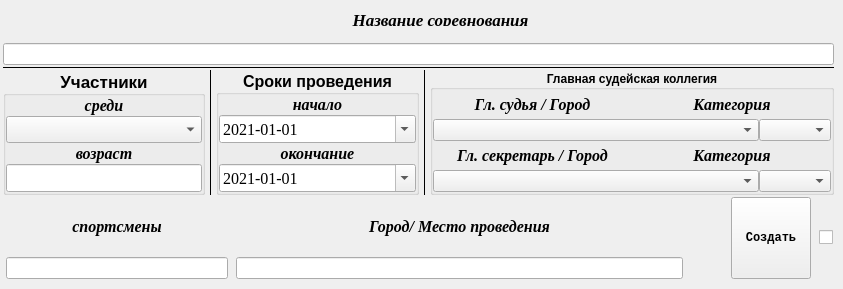
    <widget class="QWidget" name="tab">
     <attribute name="title">
      <string>Титул</string>
     </attribute>
     <widget class="QLabel" name="label_nazvanie">
      <property name="geometry">
       <rect>
        <x>320</x>
        <y>10</y>
        <width>241</width>
        <height>16</height>
       </rect>
      </property>
      <property name="sizePolicy">
       <sizepolicy hsizetype="Expanding" vsizetype="Preferred">
        <horstretch>0</horstretch>
        <verstretch>0</verstretch>
       </sizepolicy>
      </property>
      <property name="font">
       <font>
        <family>Times New Roman</family>
        <pointsize>13</pointsize>
        <weight>75</weight>
        <italic>true</italic>
        <bold>true</bold>
       </font>
      </property>
      <property name="text">
       <string>&lt;html&gt;&lt;head/&gt;&lt;body&gt;&lt;p&gt;Название соревнования&lt;/p&gt;&lt;/body&gt;&lt;/html&gt;</string>
      </property>
      <property name="alignment">
       <set>Qt::AlignCenter</set>
      </property>
     </widget>
     <widget class="QWidget" name="layoutWidget">
      <property name="geometry">
       <rect>
        <x>3</x>
        <y>43</y>
        <width>831</width>
        <height>237</height>
       </rect>
      </property>
      <layout class="QGridLayout" name="gridLayout_2">
       <property name="spacing">
        <number>1</number>
       </property>
       <item row="0" column="0">
        <layout class="QGridLayout" name="gridLayout_5" columnstretch="0">
         <property name="horizontalSpacing">
          <number>24</number>
         </property>
         <property name="verticalSpacing">
          <number>1</number>
         </property>
         <item row="0" column="0">
          <widget class="QLineEdit" name="lineEdit_title_nazvanie">
           <property name="font">
            <font>
             <weight>75</weight>
             <bold>true</bold>
            </font>
           </property>
           <property name="layoutDirection">
            <enum>Qt::LeftToRight</enum>
           </property>
          </widget>
         </item>
         <item row="1" column="0">
          <widget class="Line" name="line_16">
           <property name="frameShadow">
            <enum>QFrame::Plain</enum>
           </property>
           <property name="orientation">
            <enum>Qt::Horizontal</enum>
           </property>
          </widget>
         </item>
        </layout>
       </item>
       <item row="1" column="0">
        <layout class="QHBoxLayout" name="horizontalLayout_5" stretch="1,0,1,0,2">
         <property name="spacing">
          <number>4</number>
         </property>
         <property name="leftMargin">
          <number>0</number>
         </property>
         <item>
          <widget class="QGroupBox" name="groupBox_8">
           <property name="font">
            <font>
             <pointsize>13</pointsize>
             <weight>75</weight>
             <bold>true</bold>
            </font>
           </property>
           <property name="title">
            <string>Участники</string>
           </property>
           <property name="alignment">
            <set>Qt::AlignCenter</set>
           </property>
           <layout class="QVBoxLayout" name="verticalLayout_46">
            <property name="spacing">
             <number>1</number>
            </property>
            <property name="leftMargin">
             <number>0</number>
            </property>
            <property name="topMargin">
             <number>0</number>
            </property>
            <property name="rightMargin">
             <number>0</number>
            </property>
            <property name="bottomMargin">
             <number>0</number>
            </property>
            <item>
             <layout class="QVBoxLayout" name="verticalLayout_48">
              <property name="spacing">
               <number>1</number>
              </property>
              <item>
               <layout class="QVBoxLayout" name="verticalLayout_33">
                <property name="spacing">
                 <number>1</number>
                </property>
                <item>
                 <widget class="QLabel" name="label_sredi">
                  <property name="font">
                   <font>
                    <family>Times New Roman</family>
                    <pointsize>12</pointsize>
                    <italic>true</italic>
                   </font>
                  </property>
                  <property name="text">
                   <string>&lt;html&gt;&lt;head/&gt;&lt;body&gt;&lt;p&gt;&lt;span style=&quot; font-style:italic;&quot;&gt;среди&lt;/span&gt;&lt;/p&gt;&lt;/body&gt;&lt;/html&gt;</string>
                  </property>
                  <property name="alignment">
                   <set>Qt::AlignHCenter|Qt::AlignTop</set>
                  </property>
                 </widget>
                </item>
                <item>
                 <widget class="QComboBox" name="comboBox_sredi">
                  <property name="sizePolicy">
                   <sizepolicy hsizetype="MinimumExpanding" vsizetype="Fixed">
                    <horstretch>0</horstretch>
                    <verstretch>0</verstretch>
                   </sizepolicy>
                  </property>
                  <property name="font">
                   <font>
                    <family>Times New Roman</family>
                    <pointsize>12</pointsize>
                    <weight>50</weight>
                    <italic>true</italic>
                    <bold>false</bold>
                   </font>
                  </property>
                 </widget>
                </item>
               </layout>
              </item>
              <item>
               <layout class="QVBoxLayout" name="verticalLayout_51">
                <property name="spacing">
                 <number>1</number>
                </property>
                <item>
                 <widget class="QLabel" name="label_sredi_2">
                  <property name="font">
                   <font>
                    <family>Times New Roman</family>
                    <pointsize>12</pointsize>
                    <italic>true</italic>
                   </font>
                  </property>
                  <property name="text">
                   <string>&lt;html&gt;&lt;head/&gt;&lt;body&gt;&lt;p&gt;возраст&lt;/p&gt;&lt;/body&gt;&lt;/html&gt;</string>
                  </property>
                  <property name="alignment">
                   <set>Qt::AlignHCenter|Qt::AlignTop</set>
                  </property>
                 </widget>
                </item>
                <item>
                 <widget class="QLineEdit" name="lineEdit_title_vozrast">
                  <property name="font">
                   <font>
                    <weight>50</weight>
                    <bold>false</bold>
                   </font>
                  </property>
                 </widget>
                </item>
               </layout>
              </item>
             </layout>
            </item>
           </layout>
          </widget>
         </item>
         <item>
          <widget class="Line" name="line_14">
           <property name="frameShadow">
            <enum>QFrame::Plain</enum>
           </property>
           <property name="orientation">
            <enum>Qt::Vertical</enum>
           </property>
          </widget>
         </item>
         <item>
          <widget class="QGroupBox" name="groupBox_7">
           <property name="font">
            <font>
             <pointsize>12</pointsize>
             <weight>75</weight>
             <bold>true</bold>
            </font>
           </property>
           <property name="title">
            <string>Сроки проведения</string>
           </property>
           <property name="alignment">
            <set>Qt::AlignCenter</set>
           </property>
           <layout class="QVBoxLayout" name="verticalLayout_49">
            <property name="spacing">
             <number>1</number>
            </property>
            <property name="leftMargin">
             <number>0</number>
            </property>
            <property name="topMargin">
             <number>0</number>
            </property>
            <property name="rightMargin">
             <number>0</number>
            </property>
            <property name="bottomMargin">
             <number>0</number>
            </property>
            <item>
             <layout class="QVBoxLayout" name="verticalLayout_47">
              <property name="spacing">
               <number>1</number>
              </property>
              <item>
               <layout class="QVBoxLayout" name="verticalLayout_34">
                <property name="spacing">
                 <number>1</number>
                </property>
                <item>
                 <widget class="QLabel" name="label_s">
                  <property name="sizePolicy">
                   <sizepolicy hsizetype="Minimum" vsizetype="Preferred">
                    <horstretch>0</horstretch>
                    <verstretch>0</verstretch>
                   </sizepolicy>
                  </property>
                  <property name="font">
                   <font>
                    <family>Times New Roman</family>
                    <pointsize>12</pointsize>
                    <italic>true</italic>
                   </font>
                  </property>
                  <property name="text">
                   <string>&lt;html&gt;&lt;head/&gt;&lt;body&gt;&lt;p&gt;начало&lt;/p&gt;&lt;/body&gt;&lt;/html&gt;</string>
                  </property>
                  <property name="alignment">
                   <set>Qt::AlignHCenter|Qt::AlignTop</set>
                  </property>
                 </widget>
                </item>
                <item>
                 <widget class="QDateEdit" name="dateEdit_start">
                  <property name="sizePolicy">
                   <sizepolicy hsizetype="MinimumExpanding" vsizetype="Fixed">
                    <horstretch>0</horstretch>
                    <verstretch>0</verstretch>
                   </sizepolicy>
                  </property>
                  <property name="font">
                   <font>
                    <family>Times New Roman</family>
                    <weight>50</weight>
                    <bold>false</bold>
                   </font>
                  </property>
                  <property name="dateTime">
                   <datetime>
                    <hour>0</hour>
                    <minute>0</minute>
                    <second>0</second>
                    <year>2021</year>
                    <month>1</month>
                    <day>1</day>
                   </datetime>
                  </property>
                  <property name="displayFormat">
                   <string>yyyy-MM-dd</string>
                  </property>
                  <property name="calendarPopup">
                   <bool>true</bool>
                  </property>
                  <property name="date">
                   <date>
                    <year>2021</year>
                    <month>1</month>
                    <day>1</day>
                   </date>
                  </property>
                 </widget>
                </item>
               </layout>
              </item>
              <item>
               <layout class="QVBoxLayout" name="verticalLayout_45">
                <property name="spacing">
                 <number>1</number>
                </property>
                <item>
                 <widget class="QLabel" name="label_po">
                  <property name="sizePolicy">
                   <sizepolicy hsizetype="Minimum" vsizetype="Preferred">
                    <horstretch>0</horstretch>
                    <verstretch>0</verstretch>
                   </sizepolicy>
                  </property>
                  <property name="font">
                   <font>
                    <family>Times New Roman</family>
                    <pointsize>12</pointsize>
                    <italic>true</italic>
                   </font>
                  </property>
                  <property name="text">
                   <string>&lt;html&gt;&lt;head/&gt;&lt;body&gt;&lt;p&gt;окончание&lt;/p&gt;&lt;/body&gt;&lt;/html&gt;</string>
                  </property>
                  <property name="alignment">
                   <set>Qt::AlignHCenter|Qt::AlignTop</set>
                  </property>
                 </widget>
                </item>
                <item>
                 <widget class="QDateEdit" name="dateEdit_end">
                  <property name="sizePolicy">
                   <sizepolicy hsizetype="MinimumExpanding" vsizetype="Fixed">
                    <horstretch>0</horstretch>
                    <verstretch>0</verstretch>
                   </sizepolicy>
                  </property>
                  <property name="font">
                   <font>
                    <family>Times New Roman</family>
                    <weight>50</weight>
                    <bold>false</bold>
                   </font>
                  </property>
                  <property name="dateTime">
                   <datetime>
                    <hour>0</hour>
                    <minute>0</minute>
                    <second>0</second>
                    <year>2021</year>
                    <month>1</month>
                    <day>1</day>
                   </datetime>
                  </property>
                  <property name="currentSection">
                   <enum>QDateTimeEdit::YearSection</enum>
                  </property>
                  <property name="displayFormat">
                   <string>yyyy-MM-dd</string>
                  </property>
                  <property name="calendarPopup">
                   <bool>true</bool>
                  </property>
                  <property name="currentSectionIndex">
                   <number>0</number>
                  </property>
                  <property name="date">
                   <date>
                    <year>2021</year>
                    <month>1</month>
                    <day>1</day>
                   </date>
                  </property>
                 </widget>
                </item>
               </layout>
              </item>
             </layout>
            </item>
           </layout>
          </widget>
         </item>
         <item>
          <widget class="Line" name="line_15">
           <property name="frameShadow">
            <enum>QFrame::Plain</enum>
           </property>
           <property name="orientation">
            <enum>Qt::Vertical</enum>
           </property>
          </widget>
         </item>
         <item>
          <widget class="QGroupBox" name="groupBox_6">
           <property name="font">
            <font>
             <weight>75</weight>
             <bold>true</bold>
            </font>
           </property>
           <property name="title">
            <string>Главная судейская коллегия</string>
           </property>
           <property name="alignment">
            <set>Qt::AlignCenter</set>
           </property>
           <layout class="QVBoxLayout" name="verticalLayout_50">
            <property name="spacing">
             <number>1</number>
            </property>
            <property name="leftMargin">
             <number>0</number>
            </property>
            <property name="topMargin">
             <number>0</number>
            </property>
            <property name="rightMargin">
             <number>0</number>
            </property>
            <property name="bottomMargin">
             <number>0</number>
            </property>
            <item>
             <layout class="QVBoxLayout" name="verticalLayout">
              <property name="spacing">
               <number>0</number>
              </property>
              <item>
               <layout class="QHBoxLayout" name="horizontalLayout_21">
                <property name="spacing">
                 <number>1</number>
                </property>
                <item>
                 <widget class="QLabel" name="label_main_refery">
                  <property name="font">
                   <font>
                    <family>Times New Roman</family>
                    <pointsize>12</pointsize>
                    <italic>true</italic>
                   </font>
                  </property>
                  <property name="text">
                   <string>&lt;html&gt;&lt;head/&gt;&lt;body&gt;&lt;p&gt;Гл. судья / Город&lt;/p&gt;&lt;/body&gt;&lt;/html&gt;</string>
                  </property>
                  <property name="alignment">
                   <set>Qt::AlignCenter</set>
                  </property>
                 </widget>
                </item>
                <item>
                 <widget class="QLabel" name="label_kat_ref">
                  <property name="font">
                   <font>
                    <family>Times New Roman</family>
                    <pointsize>12</pointsize>
                    <italic>true</italic>
                   </font>
                  </property>
                  <property name="text">
                   <string>&lt;html&gt;&lt;head/&gt;&lt;body&gt;&lt;p&gt;Категория&lt;/p&gt;&lt;/body&gt;&lt;/html&gt;</string>
                  </property>
                  <property name="alignment">
                   <set>Qt::AlignCenter</set>
                  </property>
                 </widget>
                </item>
               </layout>
              </item>
              <item>
               <layout class="QHBoxLayout" name="horizontalLayout_22">
                <item>
                 <widget class="QComboBox" name="comboBox_referee">
                  <property name="sizePolicy">
                   <sizepolicy hsizetype="Expanding" vsizetype="Fixed">
                    <horstretch>0</horstretch>
                    <verstretch>0</verstretch>
                   </sizepolicy>
                  </property>
                  <property name="font">
                   <font>
                    <weight>50</weight>
                    <bold>false</bold>
                   </font>
                  </property>
                 </widget>
                </item>
                <item>
                 <widget class="QComboBox" name="comboBox_kategor_ref">
                  <property name="font">
                   <font>
                    <weight>50</weight>
                    <bold>false</bold>
                   </font>
                  </property>
                 </widget>
                </item>
               </layout>
              </item>
              <item>
               <layout class="QHBoxLayout" name="horizontalLayout_11">
                <property name="spacing">
                 <number>1</number>
                </property>
                <item>
                 <widget class="QLabel" name="label_main_sekretar">
                  <property name="font">
                   <font>
                    <family>Times New Roman</family>
                    <pointsize>12</pointsize>
                    <italic>true</italic>
                   </font>
                  </property>
                  <property name="text">
                   <string>&lt;html&gt;&lt;head/&gt;&lt;body&gt;&lt;p&gt;Гл. секретарь / Город&lt;/p&gt;&lt;/body&gt;&lt;/html&gt;</string>
                  </property>
                  <property name="alignment">
                   <set>Qt::AlignCenter</set>
                  </property>
                 </widget>
                </item>
                <item>
                 <widget class="QLabel" name="label_kat_sek">
                  <property name="font">
                   <font>
                    <family>Times New Roman</family>
                    <pointsize>12</pointsize>
                    <italic>true</italic>
                   </font>
                  </property>
                  <property name="text">
                   <string>&lt;html&gt;&lt;head/&gt;&lt;body&gt;&lt;p&gt;Категория&lt;/p&gt;&lt;/body&gt;&lt;/html&gt;</string>
                  </property>
                  <property name="alignment">
                   <set>Qt::AlignCenter</set>
                  </property>
                 </widget>
                </item>
               </layout>
              </item>
              <item>
               <layout class="QHBoxLayout" name="horizontalLayout_20">
                <item>
                 <widget class="QComboBox" name="comboBox_secretary">
                  <property name="sizePolicy">
                   <sizepolicy hsizetype="Expanding" vsizetype="Fixed">
                    <horstretch>0</horstretch>
                    <verstretch>0</verstretch>
                   </sizepolicy>
                  </property>
                  <property name="font">
                   <font>
                    <weight>50</weight>
                    <bold>false</bold>
                   </font>
                  </property>
                 </widget>
                </item>
                <item>
                 <widget class="QComboBox" name="comboBox_kategor_sec">
                  <property name="font">
                   <font>
                    <weight>50</weight>
                    <bold>false</bold>
                   </font>
                  </property>
                 </widget>
                </item>
               </layout>
              </item>
             </layout>
            </item>
           </layout>
          </widget>
         </item>
        </layout>
       </item>
       <item row="2" column="0">
        <layout class="QHBoxLayout" name="horizontalLayout_4" stretch="1,2,0,0,0">
         <property name="spacing">
          <number>8</number>
         </property>
         <property name="leftMargin">
          <number>1</number>
         </property>
         <property name="topMargin">
          <number>1</number>
         </property>
         <property name="rightMargin">
          <number>1</number>
         </property>
         <property name="bottomMargin">
          <number>1</number>
         </property>
         <item>
          <layout class="QVBoxLayout" name="verticalLayout_37">
           <property name="spacing">
            <number>0</number>
           </property>
           <property name="leftMargin">
            <number>2</number>
           </property>
           <property name="topMargin">
            <number>0</number>
           </property>
           <item>
            <widget class="QLabel" name="label_sredi_3">
             <property name="font">
              <font>
               <family>Times New Roman</family>
               <pointsize>12</pointsize>
               <weight>75</weight>
               <italic>true</italic>
               <bold>true</bold>
              </font>
             </property>
             <property name="text">
              <string>&lt;html&gt;&lt;head/&gt;&lt;body&gt;&lt;p&gt;спортсмены&lt;/p&gt;&lt;/body&gt;&lt;/html&gt;</string>
             </property>
             <property name="alignment">
              <set>Qt::AlignCenter</set>
             </property>
            </widget>
           </item>
           <item>
            <widget class="QLineEdit" name="lineEdit_title_gamer"/>
           </item>
          </layout>
         </item>
         <item>
          <layout class="QVBoxLayout" name="verticalLayout_35">
           <property name="spacing">
            <number>1</number>
           </property>
           <item>
            <widget class="QLabel" name="label_2str_4">
             <property name="font">
              <font>
               <family>Times New Roman</family>
               <pointsize>12</pointsize>
               <weight>75</weight>
               <italic>true</italic>
               <bold>true</bold>
              </font>
             </property>
             <property name="text">
              <string>&lt;html&gt;&lt;head/&gt;&lt;body&gt;&lt;p&gt;Город/ Место проведения&lt;/p&gt;&lt;/body&gt;&lt;/html&gt;</string>
             </property>
             <property name="alignment">
              <set>Qt::AlignCenter</set>
             </property>
            </widget>
           </item>
           <item>
            <widget class="QLineEdit" name="lineEdit_city_title">
             <property name="sizePolicy">
              <sizepolicy hsizetype="Expanding" vsizetype="Fixed">
               <horstretch>0</horstretch>
               <verstretch>0</verstretch>
              </sizepolicy>
             </property>
            </widget>
           </item>
          </layout>
         </item>
         <item>
          <spacer name="horizontalSpacer">
           <property name="orientation">
            <enum>Qt::Horizontal</enum>
           </property>
           <property name="sizeType">
            <enum>QSizePolicy::Minimum</enum>
           </property>
           <property name="sizeHint" stdset="0">
            <size>
             <width>40</width>
             <height>20</height>
            </size>
           </property>
          </spacer>
         </item>
         <item>
          <widget class="QPushButton" name="Button_title_made">
           <property name="sizePolicy">
            <sizepolicy hsizetype="Expanding" vsizetype="Expanding">
             <horstretch>0</horstretch>
             <verstretch>0</verstretch>
            </sizepolicy>
           </property>
           <property name="font">
            <font>
             <family>Courier New</family>
             <weight>75</weight>
             <bold>true</bold>
            </font>
           </property>
           <property name="text">
            <string>Создать</string>
           </property>
           <property name="autoDefault">
            <bool>false</bool>
           </property>
           <property name="default">
            <bool>false</bool>
           </property>
           <property name="flat">
            <bool>false</bool>
           </property>
          </widget>
         </item>
         <item>
          <widget class="QCheckBox" name="checkBox">
           <property name="sizePolicy">
            <sizepolicy hsizetype="Fixed" vsizetype="Fixed">
             <horstretch>0</horstretch>
             <verstretch>0</verstretch>
            </sizepolicy>
           </property>
           <property name="text">
            <string/>
           </property>
          </widget>
         </item>
        </layout>
       </item>
      </layout>
     </widget>
    </widget>
